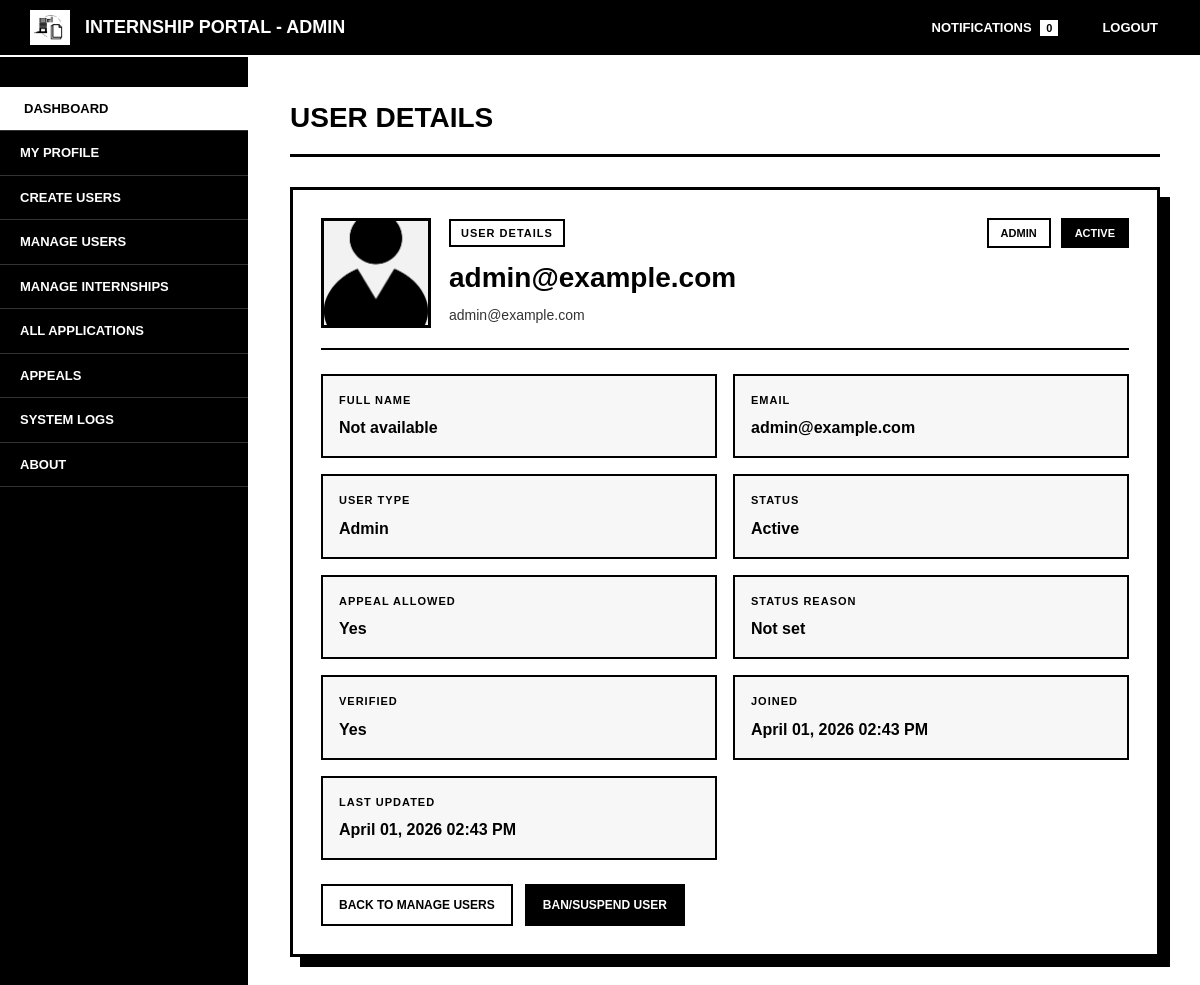
Screenshot of /superadmin/view_users.php?id=2 (signed in) with the database file from the repository.
### tables this page shows
CREATE TABLE `users` (
  `user_id` int(11) NOT NULL,
  `email` varchar(255) NOT NULL,
  `password_hash` varchar(255) DEFAULT NULL,
  `user_type` enum('admin','staff','intern','superadmin') NOT NULL,
  `verified` tinyint(1) DEFAULT 0,
  `created_at` timestamp NOT NULL DEFAULT current_timestamp(),
  `updated_at` timestamp NOT NULL DEFAULT current_timestamp() ON UPDATE current_timestamp(),
  `first_login` tinyint(1) DEFAULT 1,
  `reset_token` varchar(255) DEFAULT NULL,
  `token_expiry` datetime DEFAULT NULL,
  `status` enum('active','banned','suspended') DEFAULT 'active',
  `status_reason` text DEFAULT NULL,
  `appeal_allowed` tinyint(1) NOT NULL DEFAULT 1
);

### includes/functions.php (called while the page is built, shortened)
<?php
function isSuperAdminUser($userType = null) {
    $userType = $userType ?? ($_SESSION['user_type'] ?? null);
    return $userType === 'superadmin';
}
function getAdminAreaLabel() {
    return isSuperAdminUser() ? 'Super Admin' : 'Admin';
}
?>

### superadmin/view_users.php (the view, shortened to what this page needs)
<?php
require_once '../includes/functions.php';
$panelLabel = getAdminAreaLabel();
$userId = isset($_GET['id']) ? (int) $_GET['id'] : 0;
$stmt = $pdo->prepare("SELECT COUNT(*) FROM notifications WHERE user_id = ? AND is_read = 0");
$stmt->execute([$_SESSION['user_id']]);
$unread = $stmt->fetchColumn();
$stmt = $pdo->prepare("
    SELECT
        u.*,
        i.first_name AS intern_first_name,
        i.middle_name AS intern_middle_name,
        i.last_name AS intern_last_name,
        i.suffix AS intern_suffix,
        i.profile_image AS intern_profile_image,
        s.first_name AS staff_first_name,
        s.last_name AS staff_last_name,
        s.email AS staff_email,
        s.position AS staff_position,
        s.profile_image AS staff_profile_image,
        s.company_id AS staff_company_id,
        c.company_name AS staff_company_name,
        ap.admin_fname AS admin_first_name,
        ap.admin_lname AS admin_last_name,
        ap.profile_image AS admin_profile_image
    FROM users u
    LEFT JOIN interns i ON i.user_id = u.user_id
    LEFT JOIN staffs s ON s.user_id = u.user_id
    LEFT JOIN companies c ON c.company_id = s.company_id
    LEFT JOIN admin_profiles ap ON ap.user_id = u.user_id
    WHERE u.user_id = ?
");
$stmt->execute([$userId]);
$user = $stmt->fetch();
function getStatusClass($status) {
    return $status === 'active' ? 'status-active' : 'status-inactive';
}
function getUserTypeClass($type) {
    return 'user-type-' . strtolower($type);
}
function formatStatusLabel($status) {
    return match ($status) {
        'active' => 'Active',
        'banned' => 'Banned',
        'suspended' => 'Suspended',
        default => ucfirst($status),
    };
}
function buildFullName(array $user): string {
    if ($user['user_type'] === 'admin') {
        $parts = [
            trim((string) ($user['admin_first_name'] ?? '')),
            trim((string) ($user['admin_last_name'] ?? '')),
        ];
        return trim(implode(' ', array_filter($parts, fn($part) => $part !== '')));
    }
    return '';
}
function getProfileImageName(array $user): string {
    return 'default.png';
}
?>
<!DOCTYPE html>
<html lang="en">
<head>
    <link rel="stylesheet" href="../assets/css/super_view.css">
    <link rel="stylesheet" href="../assets/css/responsive.css">
</head>
<body>
    <div class="topnav">
        <div class="logo-section">
            <img src="../assets/img/logo.png" alt="Logo">
            <h2>Internship Portal - <?= htmlspecialchars($panelLabel) ?></h2>
        </div>
        <div class="topnav-right">
            <a href="notifications.php">
                Notifications
                <span class="badge"><?= $unread ?></span>
            </a>
            <a href="../logout.php">Logout</a>
        </div>
    </div>
    <div class="wrapper">
        <div class="sidebar">
            <ul>
                <li><a href="index.php" class="active">Dashboard</a></li>
                <li><a href="profile.php">My Profile</a></li>
                <li><a href="create_users.php">Create Users</a></li>
                <li><a href="manage_users.php">Manage Users</a></li>
                <li><a href="manage_internships.php">Manage Internships</a></li>
                <li><a href="applications.php">All Applications</a></li>
                <li><a href="appeals.php">Appeals</a></li>
                <li><a href="system_logs.php">System Logs</a></li>
                <li><a href="about.php">About</a></li>
            </ul>
        </div>
        <div class="content">
            <h1>User Details</h1>
            <?php
            $statusClass = getStatusClass($user['status']);
            $userTypeClass = getUserTypeClass($user['user_type']);
            $fullName = buildFullName($user);
            $displayName = $fullName !== '' ? $fullName : $user['email'];
            $displayEmail = $user['user_type'] === 'staff' && !empty($user['staff_email'])
                ? $user['staff_email']
                : $user['email'];
            $profileImage = getProfileImageName($user);
            $imagePath = '../assets/img/profile/' . $profileImage;
            ?>
            <div class="profile-card">
                <div class="profile-header">
                    <div class="profile-identity">
                        <div class="profile-image-shell">
                            <img src="<?= htmlspecialchars($imagePath) ?>" alt="Profile image of <?= htmlspecialchars($displayName) ?>" class="profile-image">
                        </div>
                        <div>
                            <p class="eyebrow">User Details</p>
                            <h2><?= htmlspecialchars($displayName) ?></h2>
                            <?php if ($user['user_type'] === 'staff' && !empty($user['staff_company_name'])): ?>
                                <div class="profile-subtitle-row">
                                    <p class="profile-subtitle"><?= htmlspecialchars($user['staff_company_name']) ?></p>
                                    <a href="view_company.php?id=<?= (int) $user['staff_company_id'] ?>" class="profile-link-button">View</a>
                                </div>
                            <?php else: ?>
                                <p class="profile-subtitle"><?= htmlspecialchars($displayEmail) ?></p>
                            <?php endif; ?>
                        </div>
                    </div>
                    <div class="profile-badges">
                        <span class="user-type-badge <?= $userTypeClass ?>">
                            <?= ucfirst($user['user_type']) ?>
                        </span>
                        <span class="status-badge <?= $statusClass ?>">
                            <?= htmlspecialchars(formatStatusLabel($user['status'])) ?>
                        </span>
                    </div>
                </div>
                <div class="details-grid">
                    <div class="detail-item">
                        <span class="detail-label">Full Name</span>
                        <span class="detail-value"><?= htmlspecialchars($fullName !== '' ? $fullName : 'Not available') ?></span>
                    </div>
                    <div class="detail-item">
                        <span class="detail-label">Email</span>
                        <span class="detail-value"><?= htmlspecialchars($displayEmail) ?></span>
                    </div>
                    <div class="detail-item">
                        <span class="detail-label">User Type</span>
                        <span class="detail-value"><?= ucfirst($user['user_type']) ?></span>
                    </div>
                    <div class="detail-item">
                        <span class="detail-label">Status</span>
                        <span class="detail-value"><?= htmlspecialchars(formatStatusLabel($user['status'])) ?></span>
                    </div>
                    <div class="detail-item">
                        <span class="detail-label">Appeal Allowed</span>
                        <span class="detail-value"><?= !empty($user['appeal_allowed']) ? 'Yes' : 'No' ?></span>
                    </div>
                    <div class="detail-item">
                        <span class="detail-label">Status Reason</span>
                        <span class="detail-value"><?= htmlspecialchars($user['status_reason'] ?: 'Not set') ?></span>
                    </div>
                    <div class="detail-item">
                        <span class="detail-label">Verified</span>
                        <span class="detail-value"><?= !empty($user['verified']) ? 'Yes' : 'No' ?></span>
                    </div>
                    <div class="detail-item">
                        <span class="detail-label">Joined</span>
                        <span class="detail-value"><?= date('F d, Y h:i A', strtotime($user['created_at'])) ?></span>
                    </div>
                    <div class="detail-item">
                        <span class="detail-label">Last Updated</span>
                        <span class="detail-value"><?= date('F d, Y h:i A', strtotime($user['updated_at'])) ?></span>
                    </div>
                </div>
                <div class="action-row">
                    <a href="manage_users.php" class="btn-action">Back to Manage Users</a>
                    <?php if ($user['user_type'] !== 'superadmin'): ?>
                        <a href="toggle_status.php?id=<?= $user['user_id'] ?>"
                           class="btn-action btn-secondary"
                           onclick="return confirm('Change status for <?= htmlspecialchars($user['email']) ?>?')">
                            <?= $user['status'] === 'active' ? 'Ban/Suspend User' : 'Activate User' ?>
                        </a>
                    <?php endif; ?>
                </div>
            </div>
        </div>
    </div>
</body>
</html>

### assets/css/super_view.css (style rules this page uses)
* { margin: 0; padding: 0; box-sizing: border-box; }
body { font-family: Arial, Helvetica, sans-serif; background-color: #ffffff; color: #000000; line-height: 1.5; min-height: 100vh; }
.topnav { background-color: #000000; color: #ffffff; padding: 10px 30px; display: flex; justify-content: space-between; align-items: center; border-bottom: 2px solid #ffffff; }
.logo-section { display: flex; align-items: center; gap: 15px; }
.logo-section img { max-width: 40px; height: auto; border: 2px solid #ffffff; }
.logo-section h2 { font-size: 18px; font-weight: bold; text-transform: uppercase; color: #ffffff; margin: 0; }
.topnav-right { display: flex; gap: 20px; }
.topnav-right a { color: #ffffff; text-decoration: none; font-size: 13px; font-weight: bold; text-transform: uppercase; padding: 5px 10px; border: 2px solid transparent; transition: all 0.3s ease; }
.badge { background-color: #ffffff; color: #000000; padding: 2px 6px; font-size: 11px; font-weight: bold; margin-left: 5px; }
.wrapper { display: flex; min-height: calc(100vh - 60px); }
.sidebar { width: 250px; background-color: #000000; color: #ffffff; padding: 30px 0; border-right: 2px solid #ffffff; flex-shrink: 0; }
.sidebar ul { list-style: none; }
.sidebar li { border-bottom: 1px solid #333333; }
.sidebar a { display: block; color: #ffffff; text-decoration: none; padding: 12px 20px; text-transform: uppercase; font-size: 13px; font-weight: bold; transition: all 0.3s ease; }
.sidebar a.active { background-color: #ffffff; color: #000000; border-left: 4px solid #ffffff; }
.content { flex: 1; padding: 40px; background-color: #ffffff; overflow-y: auto; max-height: calc(100vh - 60px); }
.content h1 { font-size: 28px; font-weight: bold; text-transform: uppercase; margin-bottom: 30px; border-bottom: 3px solid #000000; padding-bottom: 15px; }
.profile-card { border: 3px solid #000000; background-color: #ffffff; box-shadow: 10px 10px 0 #000000; padding: 28px; }
.profile-header { display: flex; justify-content: space-between; align-items: flex-start; gap: 20px; padding-bottom: 20px; margin-bottom: 24px; border-bottom: 2px solid #000000; }
.profile-identity { display: flex; align-items: center; gap: 18px; min-width: 0; }
.profile-image-shell { width: 110px; height: 110px; border: 3px solid #000000; background-color: #f2f2f2; overflow: hidden; flex-shrink: 0; }
.profile-image { width: 100%; height: 100%; object-fit: cover; display: block; }
.eyebrow { display: inline-block; margin-bottom: 10px; padding: 4px 10px; border: 2px solid #000000; font-size: 11px; font-weight: bold; text-transform: uppercase; letter-spacing: 1px; }
.profile-header h2 { font-size: 28px; word-break: break-word; }
.profile-subtitle { margin-top: 6px; font-size: 14px; color: #333333; word-break: break-word; }
.profile-badges { display: flex; flex-wrap: wrap; justify-content: flex-end; gap: 10px; }
.details-grid { display: grid; grid-template-columns: repeat(2, minmax(220px, 1fr)); gap: 16px; margin-bottom: 24px; }
.detail-item { border: 2px solid #000000; padding: 16px; background-color: #f7f7f7; }
.detail-label { display: block; margin-bottom: 8px; font-size: 11px; font-weight: bold; text-transform: uppercase; letter-spacing: 1px; }
.detail-value { display: block; font-size: 16px; font-weight: bold; word-break: break-word; }
.status-badge { display: inline-block; padding: 5px 12px; font-weight: bold; text-transform: uppercase; font-size: 11px; border: 2px solid #000000; }
.status-active { background-color: #000000; color: #ffffff; }
.user-type-badge { display: inline-block; padding: 5px 12px; font-weight: bold; text-transform: uppercase; font-size: 11px; border: 2px solid #000000; }
.user-type-admin { background-color: #ffffff; color: #000000; border: 2px solid #000000; }
.action-row { display: flex; flex-wrap: wrap; gap: 12px; }
.btn-action { display: inline-block; padding: 10px 16px; text-decoration: none; font-weight: bold; text-transform: uppercase; font-size: 12px; border: 2px solid #000000; transition: all 0.3s ease; background-color: #ffffff; color: #000000; }
.btn-secondary { background-color: #000000; color: #ffffff; }

### rows the page displays
users: email "admin@example.com", user_type "ADMIN", status "ACTIVE", user_type "Admin", status "Active", status_reason "Not set", created_at "April 01, 2026 02:43 PM", updated_at "April 01, 2026 02:43 PM"

### other values shown
$panelLabel "ADMIN"
$unread "0"
$fullName !== '' ? $fullName : 'Not available' "Not available"
